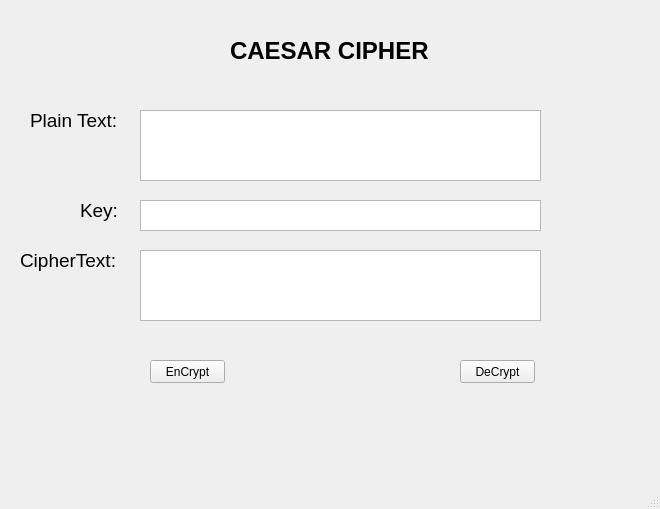
<?xml version="1.0" encoding="UTF-8"?>
<ui version="4.0">
 <class>MainWindow</class>
 <widget class="QMainWindow" name="MainWindow">
  <property name="geometry">
   <rect>
    <x>0</x>
    <y>0</y>
    <width>660</width>
    <height>509</height>
   </rect>
  </property>
  <property name="windowTitle">
   <string>MainWindow</string>
  </property>
  <widget class="QWidget" name="centralwidget">
   <widget class="QLabel" name="label">
    <property name="geometry">
     <rect>
      <x>230</x>
      <y>30</y>
      <width>211</width>
      <height>41</height>
     </rect>
    </property>
    <property name="font">
     <font>
      <pointsize>18</pointsize>
      <weight>75</weight>
      <bold>true</bold>
     </font>
    </property>
    <property name="text">
     <string>CAESAR CIPHER</string>
    </property>
   </widget>
   <widget class="QLabel" name="label_2">
    <property name="geometry">
     <rect>
      <x>30</x>
      <y>100</y>
      <width>91</width>
      <height>41</height>
     </rect>
    </property>
    <property name="font">
     <font>
      <pointsize>14</pointsize>
      <weight>50</weight>
      <bold>false</bold>
     </font>
    </property>
    <property name="text">
     <string>Plain Text:</string>
    </property>
   </widget>
   <widget class="QLabel" name="label_3">
    <property name="geometry">
     <rect>
      <x>80</x>
      <y>190</y>
      <width>41</width>
      <height>41</height>
     </rect>
    </property>
    <property name="font">
     <font>
      <pointsize>14</pointsize>
      <weight>50</weight>
      <bold>false</bold>
     </font>
    </property>
    <property name="text">
     <string>Key:</string>
    </property>
   </widget>
   <widget class="QLabel" name="label_4">
    <property name="geometry">
     <rect>
      <x>20</x>
      <y>240</y>
      <width>101</width>
      <height>41</height>
     </rect>
    </property>
    <property name="font">
     <font>
      <pointsize>14</pointsize>
      <weight>50</weight>
      <bold>false</bold>
     </font>
    </property>
    <property name="text">
     <string>CipherText:</string>
    </property>
   </widget>
   <widget class="QPlainTextEdit" name="plainText">
    <property name="geometry">
     <rect>
      <x>140</x>
      <y>110</y>
      <width>401</width>
      <height>71</height>
     </rect>
    </property>
   </widget>
   <widget class="QPlainTextEdit" name="cypherText">
    <property name="geometry">
     <rect>
      <x>140</x>
      <y>250</y>
      <width>401</width>
      <height>71</height>
     </rect>
    </property>
   </widget>
   <widget class="QPushButton" name="btn_Encrypt">
    <property name="geometry">
     <rect>
      <x>150</x>
      <y>360</y>
      <width>75</width>
      <height>23</height>
     </rect>
    </property>
    <property name="text">
     <string>EnCrypt</string>
    </property>
   </widget>
   <widget class="QPushButton" name="btn_Decrypt">
    <property name="geometry">
     <rect>
      <x>460</x>
      <y>360</y>
      <width>75</width>
      <height>23</height>
     </rect>
    </property>
    <property name="text">
     <string>DeCrypt</string>
    </property>
   </widget>
   <widget class="QPlainTextEdit" name="plainTextEdit">
    <property name="geometry">
     <rect>
      <x>140</x>
      <y>200</y>
      <width>401</width>
      <height>31</height>
     </rect>
    </property>
   </widget>
  </widget>
  <widget class="QMenuBar" name="menubar">
   <property name="geometry">
    <rect>
     <x>0</x>
     <y>0</y>
     <width>660</width>
     <height>21</height>
    </rect>
   </property>
  </widget>
  <widget class="QStatusBar" name="statusbar"/>
 </widget>
 <resources/>
 <connections/>
</ui>
